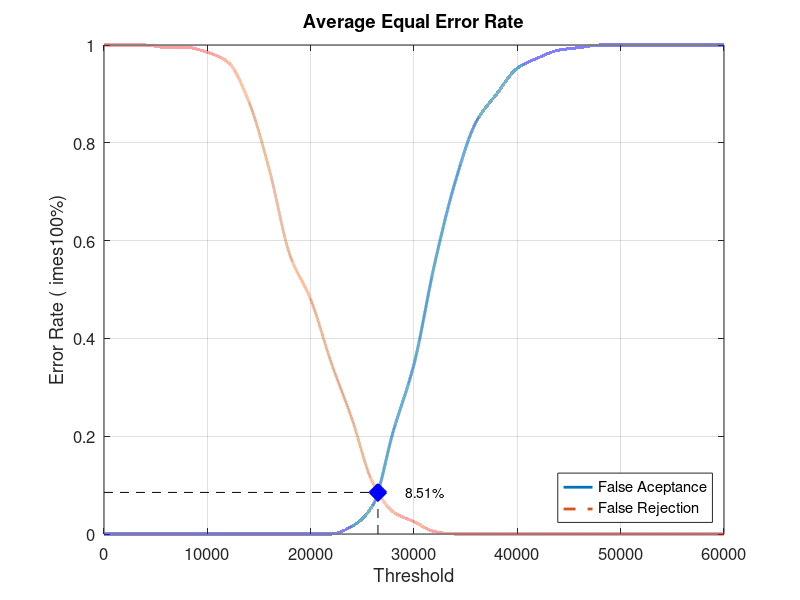
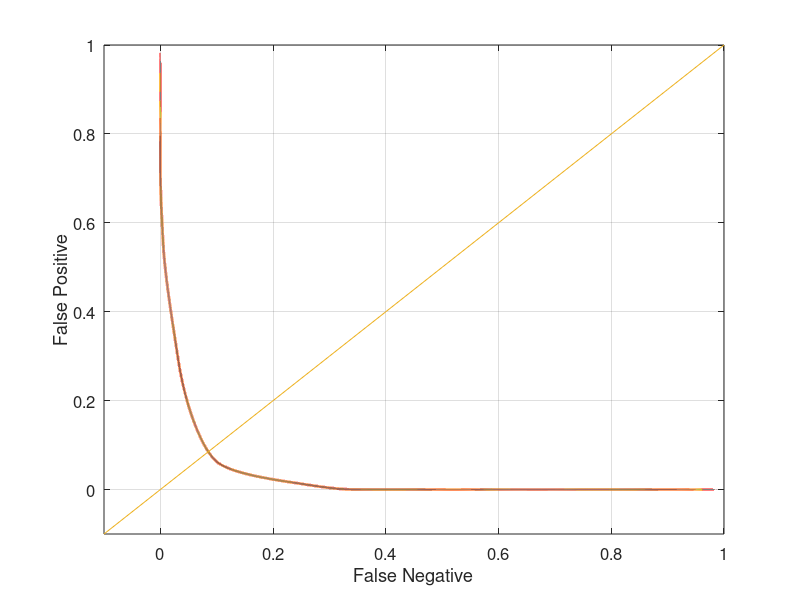

Source code (MATLAB) for these figures, in order:
close all;
clear;
clc;
x = 0:2000:60000;
xq = 0:0.5:60000;

y0 = [0 0 0 0 0 0 0 0 0 0 0 0 0.0157895 0.0578947 0.210526 0.347368 0.552632 0.721053 0.842105 0.9 0.952632 0.973684 0.989474 0.994737 1 1 1 1 1 1 1]
yy0 = interp1(x, y0, xq, 'pchip');
y1 = [1 1 1 0.995 0.995 0.985 0.965 0.885 0.745 0.57 0.48 0.35 0.235 0.105 0.045 0.025 0.005 0 0 0 0 0 0 0 0 0 0 0 0 0 0]
yy1 = interp1(x, y1, xq, 'pchip');

% Calculating EER: 
y2 = abs(y0 - y1);
find(y2 == min(y2))
yy2 = abs(yy0 - yy1);
xEER = find(yy2 == min(yy2));
xEERIndex = xq(xEER) % X-axis EER
yEER = yy0(xEER) % Y-axis EER

main = figure
plot(xq, yy0,'-','LineWidth', 2);	hold on
plot(xq, yy1,'--','LineWidth', 2);	hold on
plot([xEERIndex xEERIndex], [0 yEER], 'k--');	hold on
plot([0 xEERIndex], [yEER yEER], 'k--');	hold on
plot(xEERIndex, yEER, 'bx', 'LineWidth', 10);	hold on
text(xEERIndex + 10 * xEERIndex / 100, yEER, [num2str(round((10000 * yEER)) / 100) '%'])
legend('False Aceptance', 'False Rejection', 'Location', 'SouthEast')
xlabel('Threshold')
ylabel('Error Rate (	imes100%)')
title('Average Equal Error Rate')
set(gca, 'FontSize', 12)
axis([0 60000 0 1])
grid on

print(main, 'Database5_1Main', '-dpng');
FNRxFPR = figure('Color', [1 1 1]);
plot(yy1, yy0, '-', yy1, yy0, 'LineWidth', 2);
hold on
y = -0.1:0.1:1
plot(y, y); 
set(gca, 'FontSize', 12)
xlabel('False Negative')
ylabel('False Positive')
axis([-0.1 1 -0.1 1])
set(gca, 'FontSize', 12)
grid on

print(FNRxFPR, 'Database5_1FNRxFPR','-dpng');
